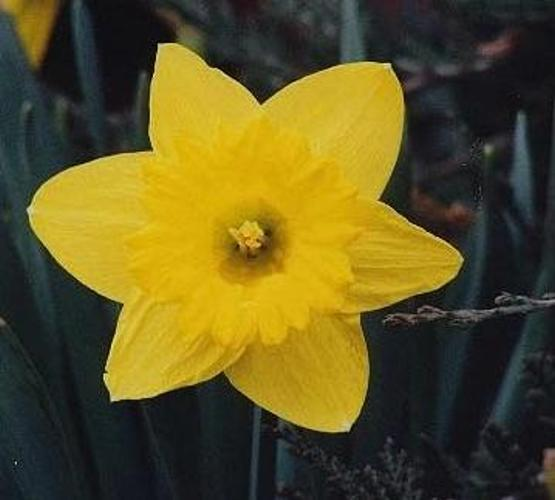
#> input picture fRemote/fdata/buttercup/image_0006.jpg, 555 x 500 px
$ python -i extractionFeature.py   (imports and definitions only)
#> lines starting #> are read from the running program, lines starting #| are printed output that depends on the picture; after the words box and inside, x2 and y2 are one past the last pixel; in counts of white or black regions, pixels touching at a corner belong together
#> further down, picture is the input picture: shape (500, 555, 3); mean B, G, R 34.2, 84.7, 94.9
"""
特征提取模块
"""
import numpy as np
import cv2
import dSIFT
from sklearn.cluster import MiniBatchKMeans

#矩阵乘方
# [27 lines left out: functions matrixPow, splitImage, splitGEImage, not called in this run]
#图像分割
def segmentation(img):
    imgHSV=cv2.cvtColor(img,cv2.COLOR_BGR2HSV)
#> imgHSV: shape (500, 555, 3); mean H, S, V 70, 123.2, 100
    _, _, imgV = cv2.split(imgHSV)
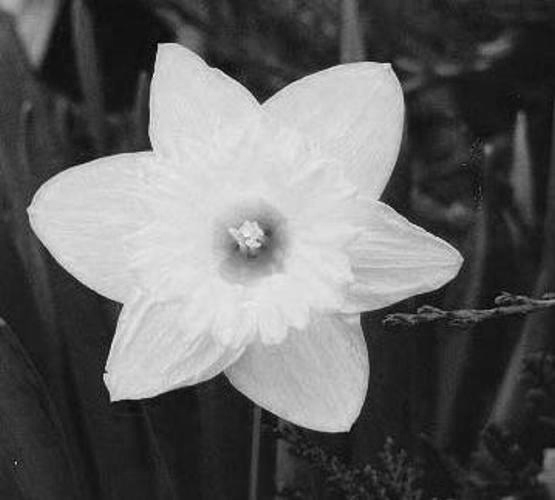
#> imgV: shape (500, 555); min 1, max 252, mean 100
    m,n,c=imgHSV.shape
#> m = 500; n = 555; c = 3
    imgV=np.array(imgV)/255
    imgVF=imgV.flatten()
    meanV=np.mean(imgVF,axis=0)
#> meanV = 0.392
    varV=np.std(imgVF,axis=0)
#> varV = 0.316
    Threshold=meanV+varV
#> Threshold = 0.709
    fmask=np.zeros((m,n),dtype=np.uint8)
    mask=np.array(imgV>Threshold,dtype=np.uint8)
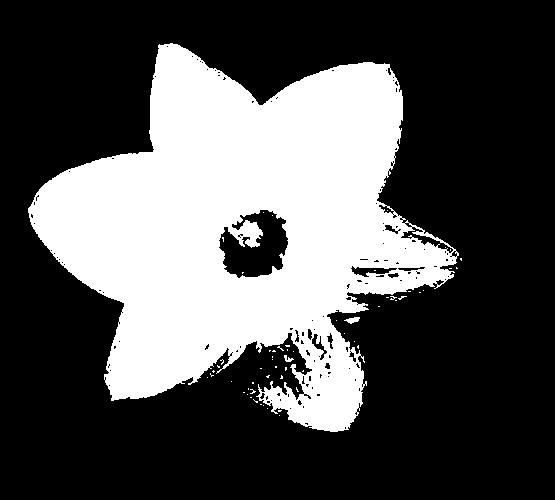
#> mask: shape (500, 555); values 0 (black) and 1 (white), 32.3% white; 59 white regions (56 under 20 px), largest, box (x1, y1, x2, y2) and area: (28, 43, 459, 432) 89207, (344, 317, 360, 324) 64, (284, 355, 294, 362) 36
    img_segmentation=cv2.bitwise_and(img,img,mask=mask)
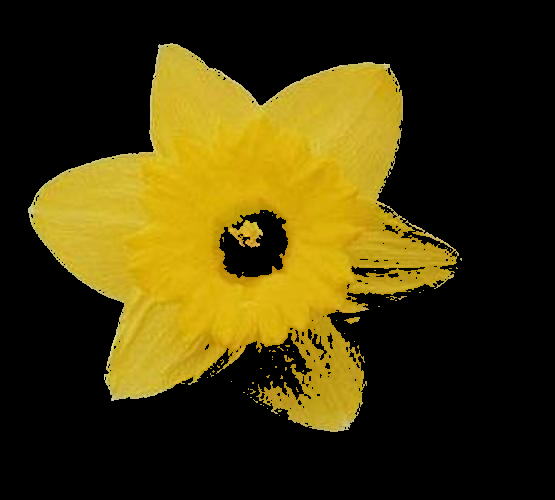
#> img_segmentation: shape (500, 555, 3); mean B, G, R 9.6, 56.1, 67.4
    return img_segmentation
#获得编码字典
# [18 lines left out: functions getCodebook, LLCoding, not called in this run]
#保存编码字典
def saveCodebook(pathName,codebook):
    np.savetxt(pathName,codebook)
#提取HSV编码字典和特征编码
# [284 lines left out: functions extractHSVCodebook, PHOW_HSV, saveHSVcode, extractGCodebook, extractECodebook, PHOW_G and 3 more, not called in this run]

>>> import cv2
>>> picture = cv2.imread('../fRemote/fdata/buttercup/image_0006.jpg')
>>> result = segmentation(picture)

$ run again, on fRemote/fdata/buttercup/image_0007.jpg
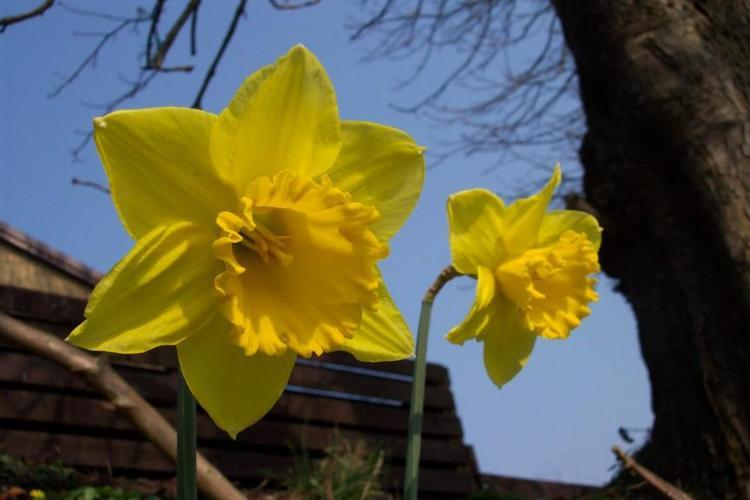
#> input picture fRemote/fdata/buttercup/image_0007.jpg, 750 x 500 px
#> picture is the input picture: shape (500, 750, 3); mean B, G, R 68.3, 90.5, 91.2
#> imgHSV: shape (500, 750, 3); mean H, S, V 57.2, 148.5, 114.8
#> in segmentation, `_, _, imgV = cv2.split(imgHSV)`:
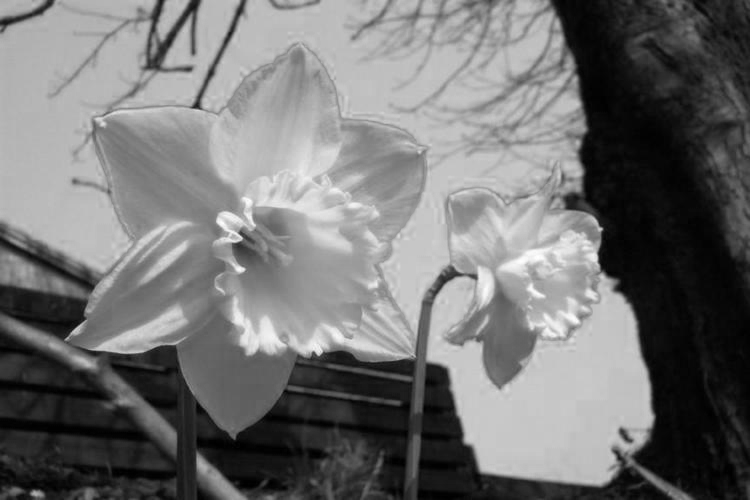
#> imgV: shape (500, 750); min 0, max 255, mean 114.8
#> meanV = 0.45
#> varV = 0.285
#> Threshold = 0.736
#> mask: shape (500, 750); values 0 (black) and 1 (white), 19.4% white; 256 white regions (169 under 20 px), largest, box (x1, y1, x2, y2) and area: (428, 275, 651, 480) 24475, (380, 152, 550, 334) 7871, (304, 0, 475, 154) 7789
#> in segmentation, `img_segmentation=cv2.bitwise_and(img,img,mask=mask)`:
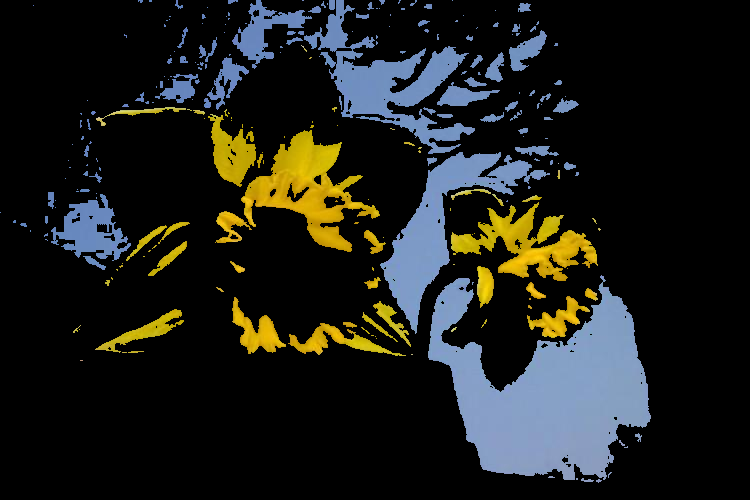
#> img_segmentation: shape (500, 750, 3); mean B, G, R 27, 30.4, 28.8

$ run again, on fRemote/fdata/buttercup/image_0020.jpg
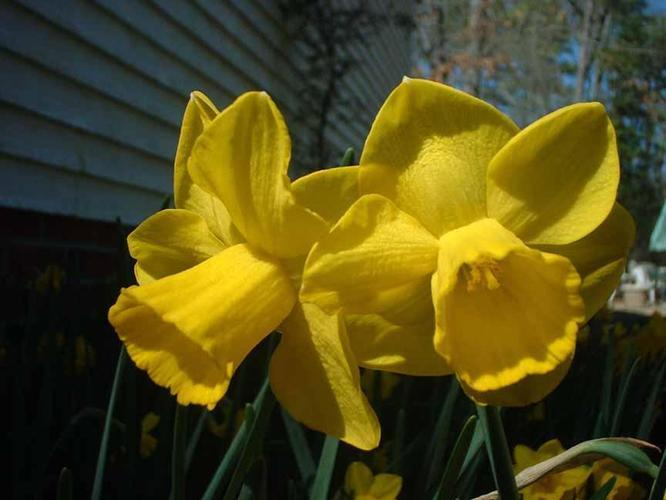
#> input picture fRemote/fdata/buttercup/image_0020.jpg, 666 x 500 px
#> picture is the input picture: shape (500, 666, 3); mean B, G, R 25.8, 74.8, 81.9
#> imgHSV: shape (500, 666, 3); mean H, S, V 47.1, 153.4, 87.3
#> in segmentation, `_, _, imgV = cv2.split(imgHSV)`:
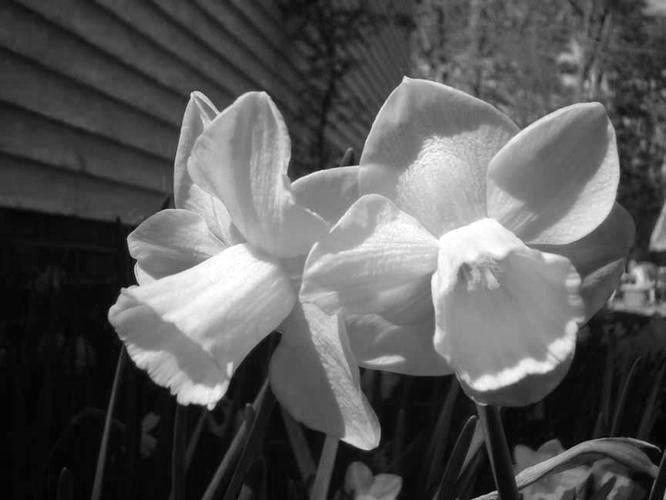
#> imgV: shape (500, 666); min 0, max 255, mean 87.3
#> meanV = 0.342
#> varV = 0.258
#> Threshold = 0.6
#> mask: shape (500, 666); values 0 (black) and 1 (white), 19.1% white; 86 white regions (66 under 20 px), largest, box (x1, y1, x2, y2) and area: (109, 76, 620, 409) 56217, (128, 344, 228, 410) 2215, (461, 318, 582, 391) 2126
#> in segmentation, `img_segmentation=cv2.bitwise_and(img,img,mask=mask)`:
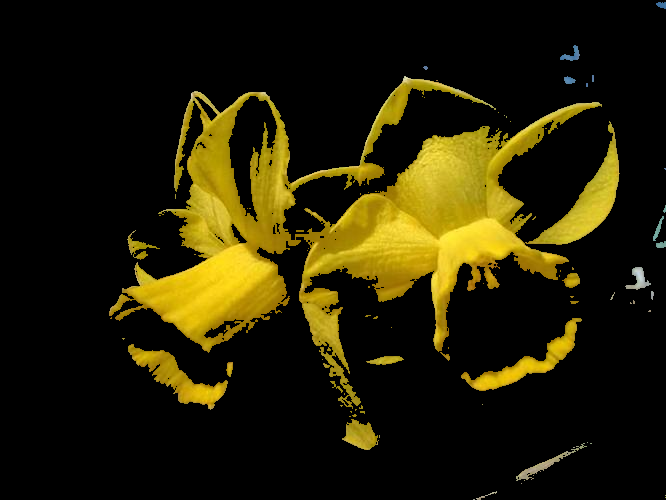
#> img_segmentation: shape (500, 666, 3); mean B, G, R 4.4, 31, 36.5

$ run again, on fRemote/fdata/buttercup/image_0022.jpg
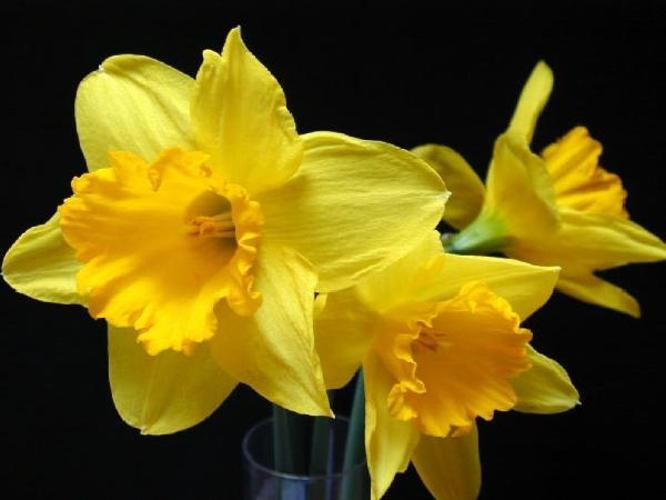
#> input picture fRemote/fdata/buttercup/image_0022.jpg, 666 x 500 px
#> picture is the input picture: shape (500, 666, 3); mean B, G, R 15.5, 87, 102.8
#> imgHSV: shape (500, 666, 3); mean H, S, V 26.4, 136.1, 103.7
#> in segmentation, `_, _, imgV = cv2.split(imgHSV)`:
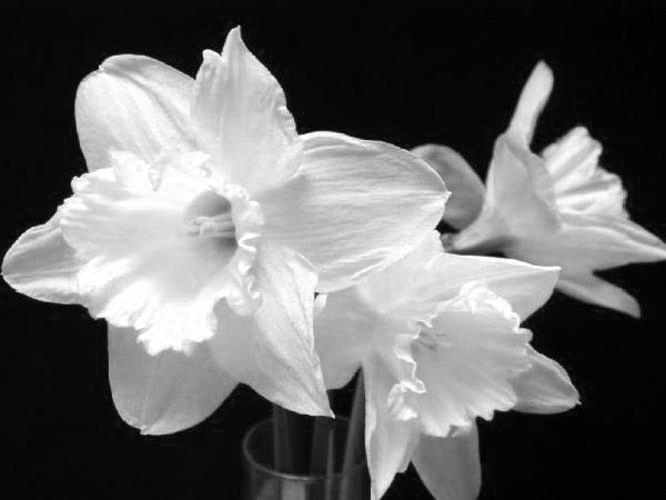
#> imgV: shape (500, 666); min 0, max 255, mean 103.7
#> meanV = 0.407
#> varV = 0.377
#> Threshold = 0.784
#> mask: shape (500, 666); values 0 (black) and 1 (white), 24.4% white; 120 white regions (94 under 20 px), largest, box (x1, y1, x2, y2) and area: (4, 28, 561, 370) 70953, (549, 148, 622, 220) 2418, (511, 71, 550, 148) 1171
#> in segmentation, `img_segmentation=cv2.bitwise_and(img,img,mask=mask)`:
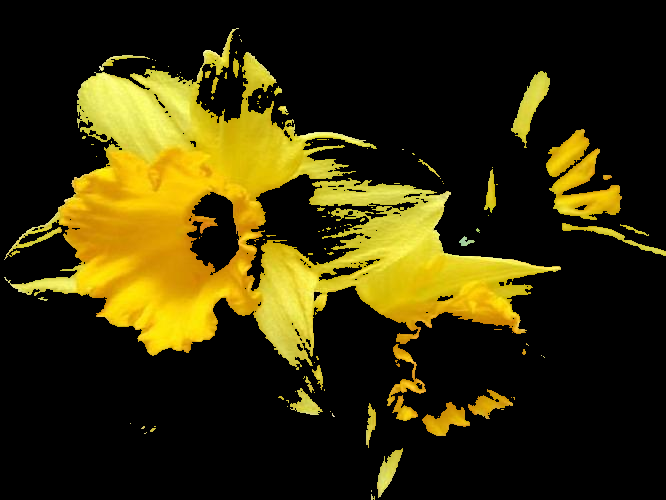
#> img_segmentation: shape (500, 666, 3); mean B, G, R 7.8, 47.2, 55
